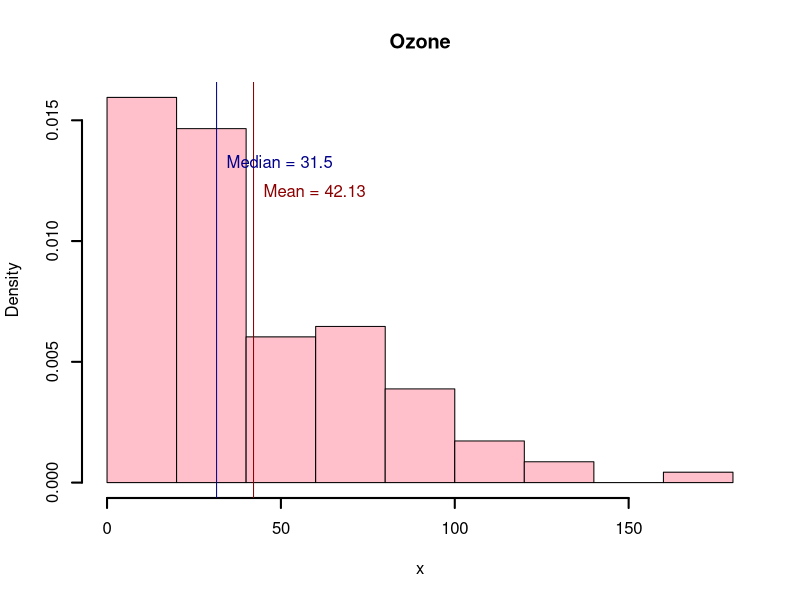
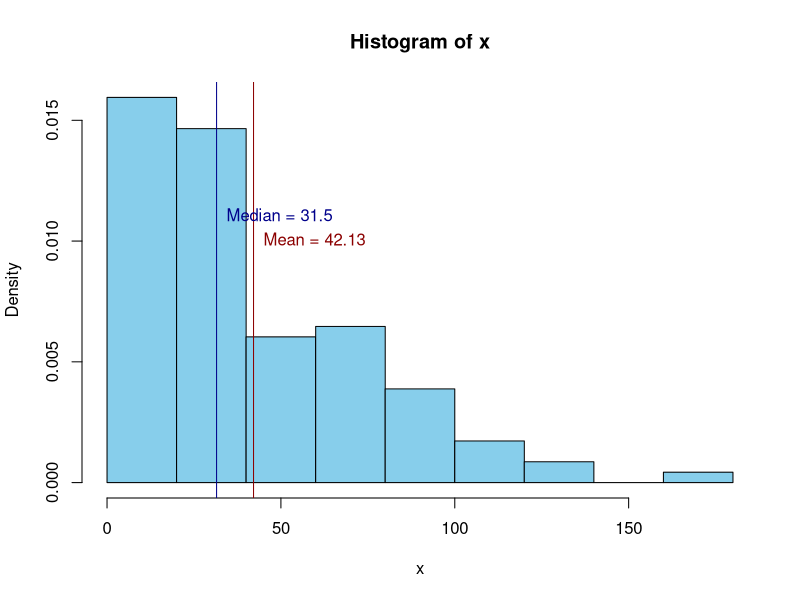
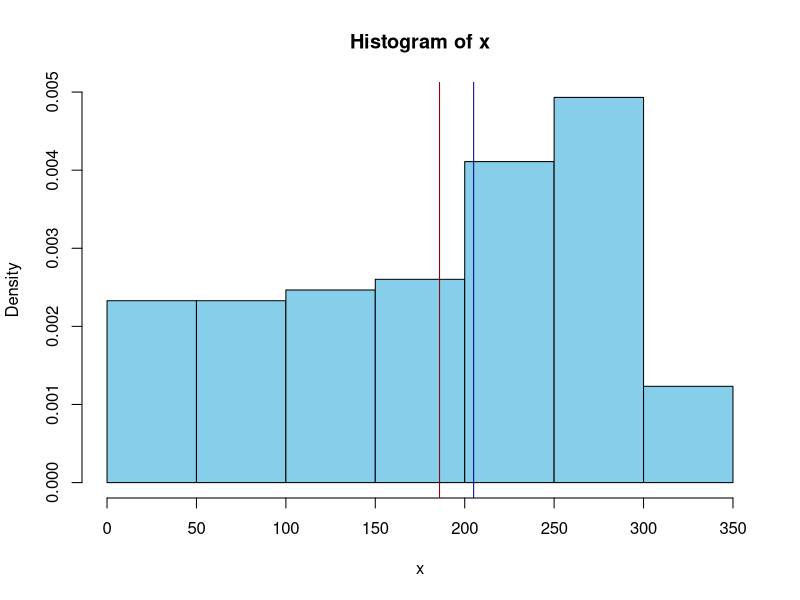
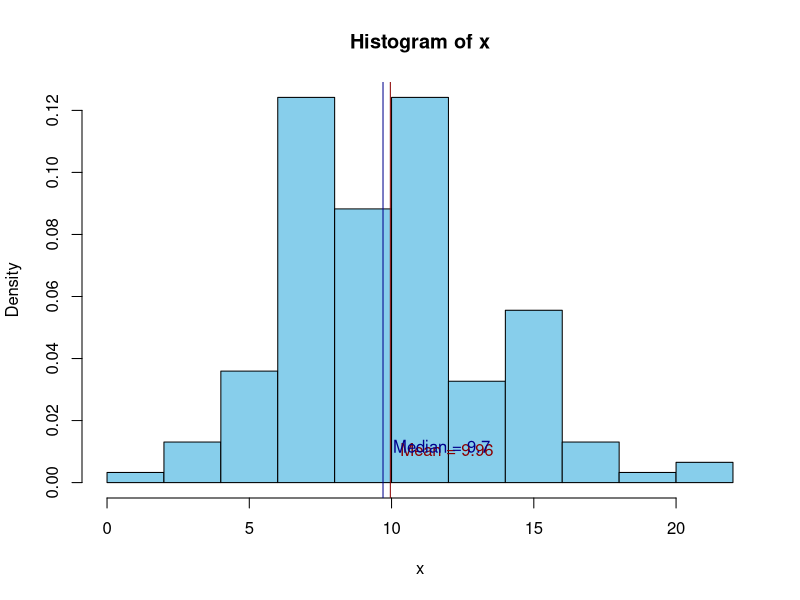
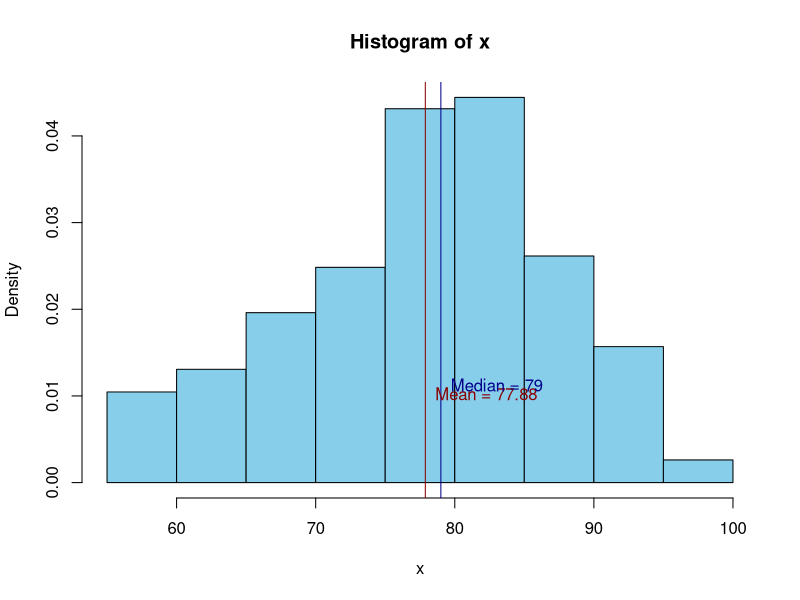
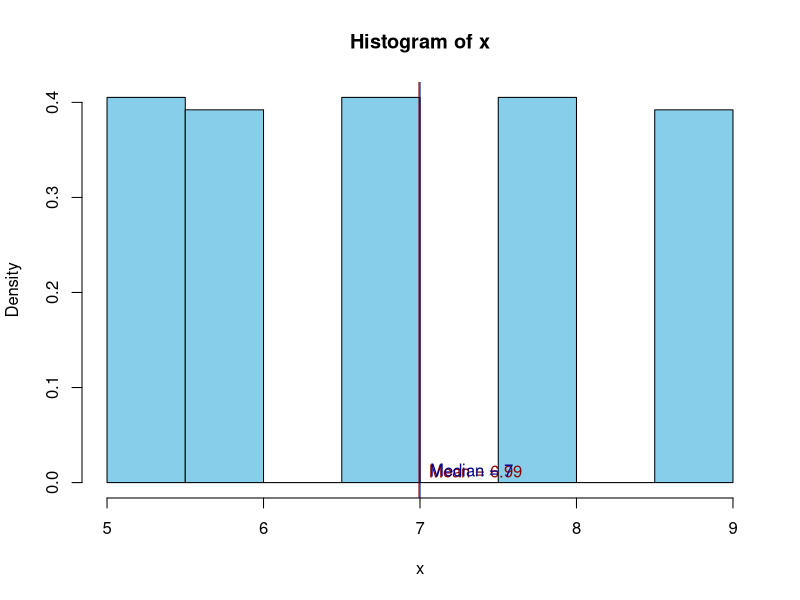
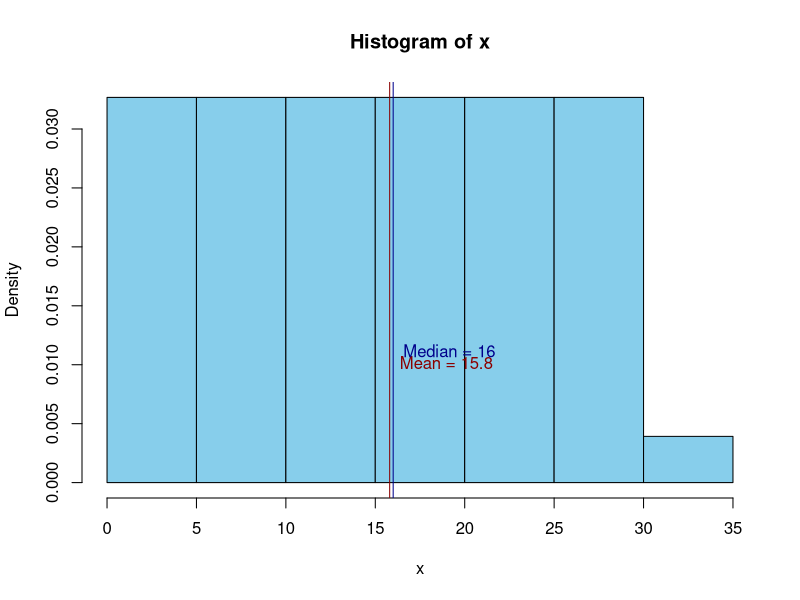
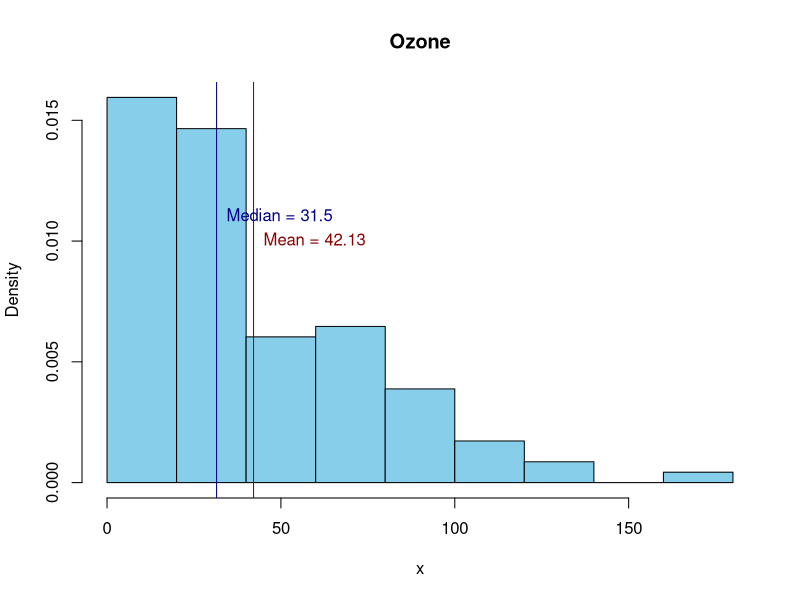

Write the R code that produced these figures, in order.
# Introduction to Programming in R
# Zurich R Courses, October 2021

# Functions II
#::::::::::::::::::::::::::::::::::::::::::::::::::::::::::::::::::::::::::::


# Exercises
#===========================================================
# 1. Consider the hist2() function from the previous solutions. Make use of 
#    the ... function to create a lot of flexibility. 
#    TIP: Some of the functions used in hist2 will also need to be changed.


# hist2(airquality$Ozone, col = "pink", 
#       main = "Ozone", lwd = 2, text_pos = 0.012)  should work


drop_NA <- function(x, message = TRUE){
  is_NA <- is.na(x)
  if(message) message(sum(is_NA), " NA-values were dropped.")
  out <- structure(x[!is_NA], 
                   original_length = length(x),
                   which_NA = which(is_NA))
}

get_info <- function(x, na.rm = TRUE, message = FALSE){
  if(na.rm) x <- drop_NA(x, message = message)
  mean_x <- mean(x)
  median_x <- median(x)
  n_obs_x <- length(x)
  range_x <- range(x)
  return(list(mean = mean_x, median = median_x, 
              n_obs = n_obs_x, range = range_x))
}

hist2 <- function(x, text_pos = .01, ...){
  info <- get_info(x)
  mean_median <- as.numeric(info[c("mean", "median")])
  hist(x, freq = FALSE, ...)
  abline(v = mean_median, 
         col = c("darkred", "darkblue"))
  text(mean_median, 
       y = c(text_pos, text_pos * 1.1),
       labels = paste(c("Mean", "Median"), 
                      round(mean_median, 2), 
                      sep = " = "),
       col = c("darkred", "darkblue"),
       pos = 4)
}

hist2(airquality$Ozone, col = "pink", 
      main = "Ozone", lwd = 2, text_pos = 0.012)



# 2. Write a function that plots a histogram for all variables in a data frame.
# TIP: use iteration.
hist_all <- function(data, ...){
  lapply(data, hist2, ...)
  return(invisible(data))
}

hist_all(airquality, col = "skyblue")


hist_all <- function(data, ...){
  for(colNr in seq_along(data)){
    hist2(data[[colNr]], main = names(data)[colNr], ...)
  }
  return(invisible(data))
}

hist_all(airquality, col = "skyblue")

# 3. Write a "center_by" function to center a variable by a specific value.
#    There should be two arguments: 
#    - variable = the variable to center
#    - by = either a numeric value to center by, or function that is applied 
#           to the variable to compute the numeric value to center by
#    Choose a sensible default for the by argument.

# center_by(1:3, by = 1) should result in 0  1  2
# center_by(1:3, by = mean) should result in -1  0  1 

center_by <- function(variable, by = mean){
  if(is.function(by)) by <- by(variable)
  out <- variable - by
  return(out)
}


# 4. Adjust the center_by function, so that it can ignore missing values
#    when the mean is computed
#    TIP: use ... and keep it simple

# center_by(airquality$Ozone, mean, na.rm = TRUE) should work


center_by <- function(variable, by = mean, ...){
  if(is.function(by)) by <- by(variable, ...)
  out <- variable - by
  return(out)
}

center_by(airquality$Ozone, mean, na.rm = TRUE)



# 5. The center_by function does not behave as it should with the following code
#    Of course, the user made a mistake, but it would be nice to make sure this
#    error can avoided. Create a check so that the function can notify the
#    user.

# center_by(1:10, quantile, probs = c(.2, .8)) should notify the user of a 
#    potential problem

center_by <- function(variable, by = mean, ...){
  if(is.function(by)) by <- by(variable, ...)
  if(length(by) > 1) warning("Centered using multiple values. Is this what you want?", call. = FALSE)
  out <- variable - by
  return(out)
}

center_by(1:10, quantile, probs = c(.2, .8))


# 6. Adjust the function you wrote for exercise 2. Make sure that all histograms
#    are plot in one figure. You will have to change the par() settings 
#    using mfrow. Yet make sure that the par() settings are only changed 
#    when the function is used (i.e., that the settings are reset to what they)
#    were.
?par

#  hist_all(airquality, col = "pink", xlab = NULL) should result in a plot
#    with sex panels

hist_all <- function(data, nrow = 2, ...){
  ncol = ceiling(length(data) / nrow)
  old_par <- par(mfrow = c(nrow, ncol))
  on.exit(par(old_par))
  for(col in seq_along(data)){
    hist2(data[[col]], main = names(data)[col], ...)
  }
  return(invisible(data))
}

hist_all(airquality, col = "pink", xlab = NULL)



# 7. Make a create_center_by function that returns a function which you can use
#    to center by. The create_center_by should have only a "by" argument, which
#    can be either a numerical value, or a function.

# center_by_min <- create_center_by(min) should create a function that centers 
#    using the minimum


create_center_by <- function(by){
  out <- function(variable, ...){
    if(is.function(by)) by <- by(variable, ...)
    if(length(by) > 1) warning("Centered using multiple values. Is this what you want?", call. = FALSE)
    return(variable - by)
  }
  return(out)
}

center_by_min <- create_center_by(by = min)
center_by_min(airquality$Ozone, na.rm = TRUE)

center_by_5 <- create_center_by(by = 5)
center_by_5(airquality$Ozone)

create_center_by(by = mean)(airquality$Ozone, na.rm = TRUE)



